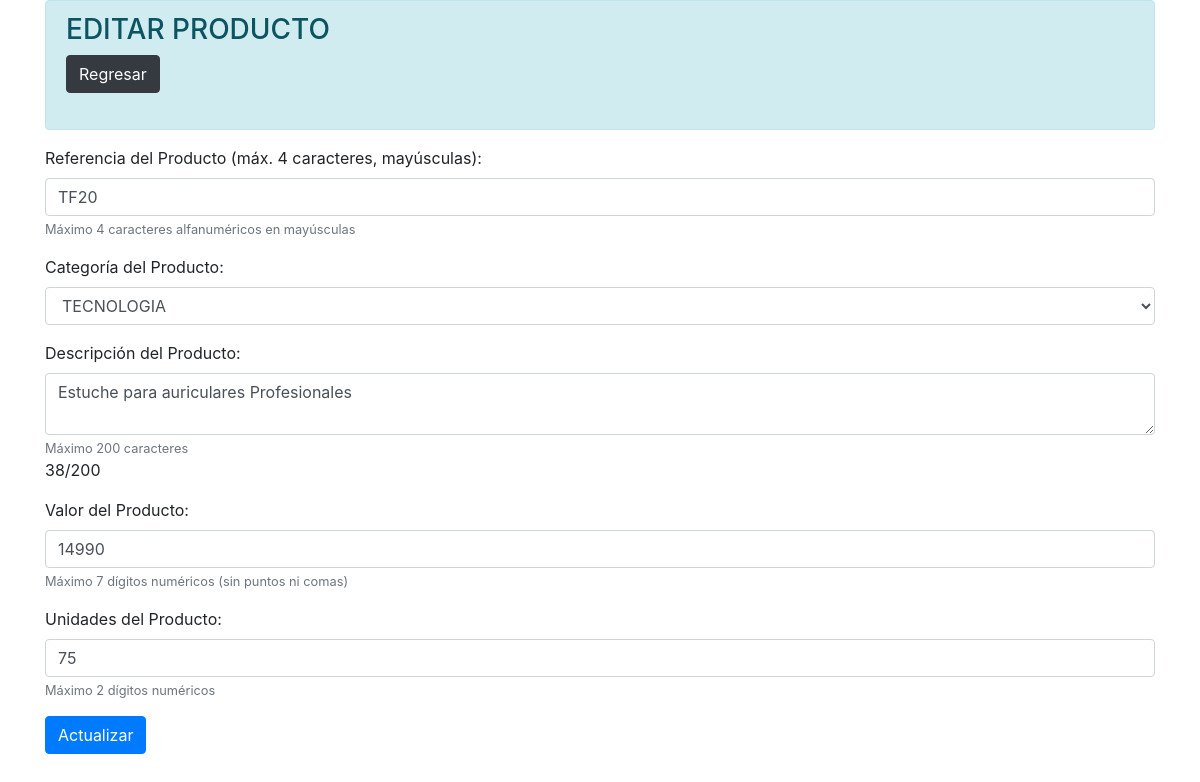
/vistas/editar_producto.php?id_producto=29 (signed in), run on the app's committed database.
### tables this page shows
CREATE TABLE `productos` (
  `id_producto` int(11) NOT NULL AUTO_INCREMENT,
  `ref_producto` varchar(15) NOT NULL,
  `descripcion_producto` varchar(50) NOT NULL,
  `cat_producto` varchar(20) NOT NULL DEFAULT 'TECNOLOGIA',
  `valor_producto` varchar(10) NOT NULL,
  `unidades_producto` int(11) NOT NULL,
  PRIMARY KEY (`id_producto`)
);

### vistas/editar_producto.php (the view, shortened to what this page needs)
<?php
include '../conexion/conexion.php';
?>
<!DOCTYPE html>
<html lang="en">
<head>
    <link rel="stylesheet" href="https://stackpath.bootstrapcdn.com/bootstrap/4.5.2/css/bootstrap.min.css">
</head>
<body>
    <?php
    if(isset($_POST['submit'])){
        $id_producto = $_POST['id_producto'];
        $ref_producto = strtoupper($_POST['ref_producto']);
        $cat_producto = $_POST['cat_producto'];
        $descripcion_producto = $_POST['descripcion_producto'];
        $valor_producto = $_POST['valor_producto'];
        $unidades_producto = $_POST['unidades_producto'];
        $errores = validarDatos($ref_producto, $cat_producto, $descripcion_producto, $valor_producto, $unidades_producto);
        if (empty($errores)) {
            $sql = "UPDATE productos SET ref_producto='$ref_producto', cat_producto='$cat_producto', descripcion_producto='$descripcion_producto', valor_producto='$valor_producto', unidades_producto='$unidades_producto' WHERE id_producto='$id_producto'";
            $resultado = mysqli_query($conexion, $sql);
            if($resultado){
                echo "<script> alert ('Los datos fueron actualizados en la base de datos correctamente'); location.assign ('productos.php'); </script>";
            } else {
                echo "<script> alert ('ERROR: Los datos no fueron actualizados en la base de datos'); location.assign ('productos.php'); </script>";
            }
            mysqli_close($conexion);
        }
    }
    else{
        $id_producto = $_GET['id_producto'];
        $sql = "SELECT * FROM productos WHERE id_producto = '$id_producto'";
        $resultado = mysqli_query($conexion, $sql);
        $fila = mysqli_fetch_assoc($resultado);
        $ref_producto = $fila["ref_producto"];
        $cat_producto = $fila["cat_producto"];
        $descripcion_producto = $fila["descripcion_producto"];
        $valor_producto = $fila["valor_producto"];
        $unidades_producto = $fila["unidades_producto"];
    ?>
<div class="container">
    <div class="alert alert-info">
        <h3>EDITAR PRODUCTO</h3>
        <a class="btn btn-dark" href="productos.php">Regresar</a><br><br>
    </div>
</div>
<div class="container">
    <form id="formulario" action="<?=$_SERVER['PHP_SELF']?>" method="post" onsubmit="return validarFormulario()">
        <div class="form-group">
            <label for="ref_producto">Referencia del Producto (máx. 4 caracteres, mayúsculas):</label><br>
            <input type="text" id="ref_producto" name="ref_producto" class="form-control" value="<?php echo $ref_producto; ?>" maxlength="4" required>
            <small class="form-text text-muted">Máximo 4 caracteres alfanuméricos en mayúsculas</small>
        </div>
        <div class="form-group">
            <label for="cat_producto">Categoría del Producto:</label><br>
            <select id="cat_producto" name="cat_producto" class="form-control" required>
                <option value="TECNOLOGIA" <?php if($cat_producto=="TECNOLOGIA") echo "selected"; ?>>TECNOLOGIA</option>
            </select>
        </div>
        <div class="form-group">
            <label for="descripcion_producto">Descripción del Producto:</label><br>
            <textarea id="descripcion_producto" name="descripcion_producto" class="form-control" maxlength="200" required><?php echo $descripcion_producto; ?></textarea>
            <small class="form-text text-muted">Máximo 200 caracteres</small>
            <div id="contador">0/200</div>
        </div>
        <div class="form-group">
            <label for="valor_producto">Valor del Producto:</label><br>
            <input type="text" id="valor_producto" name="valor_producto" class="form-control" value="<?php echo $valor_producto; ?>" maxlength="7" required>
            <small class="form-text text-muted">Máximo 7 dígitos numéricos (sin puntos ni comas)</small>
        </div>
        <div class="form-group">
            <label for="unidades_producto">Unidades del Producto:</label><br>
            <input type="text" id="unidades_producto" name="unidades_producto" class="form-control" value="<?php echo $unidades_producto; ?>" maxlength="2" required>
            <small class="form-text text-muted">Máximo 2 dígitos numéricos</small>
        </div>
        <button type="submit" name="submit" class="btn btn-primary">Actualizar</button>
    </form>
</div>
<?php
    }
?>
</body>
</html>

### data on the page
productos: ref_producto "TF20", cat_producto "TECNOLOGIA", descripcion_producto "Estuche para auriculares Profesionales", valor_producto "14990", unidades_producto "75"
